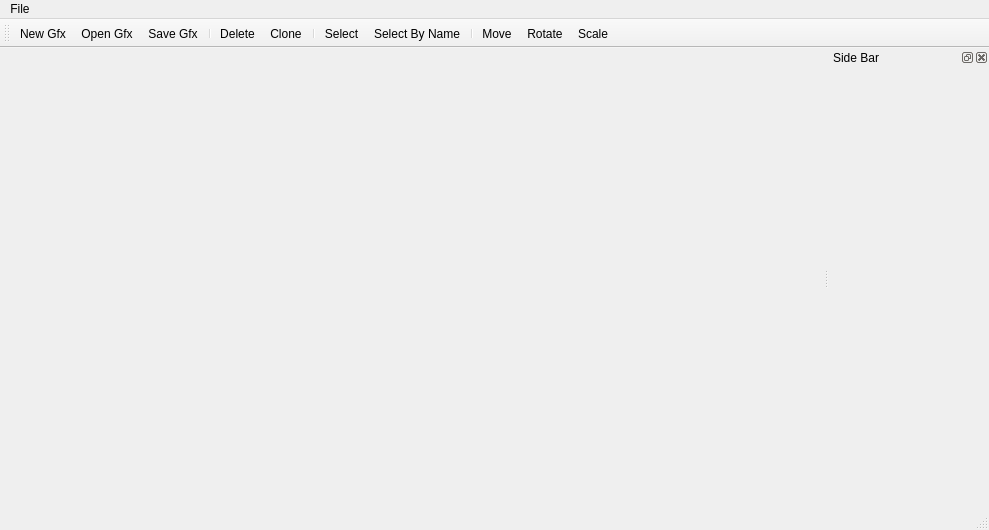
<?xml version="1.0" encoding="UTF-8"?>
<ui version="4.0">
 <class>GfxEditorClass</class>
 <widget class="QMainWindow" name="GfxEditorClass">
  <property name="geometry">
   <rect>
    <x>0</x>
    <y>0</y>
    <width>989</width>
    <height>530</height>
   </rect>
  </property>
  <property name="windowTitle">
   <string>Gfx Editor</string>
  </property>
  <widget class="QWidget" name="centralWidget"/>
  <widget class="QMenuBar" name="menuBar">
   <property name="geometry">
    <rect>
     <x>0</x>
     <y>0</y>
     <width>989</width>
     <height>19</height>
    </rect>
   </property>
   <widget class="QMenu" name="menuFile">
    <property name="title">
     <string>File</string>
    </property>
   </widget>
   <addaction name="menuFile"/>
  </widget>
  <widget class="QToolBar" name="mainToolBar">
   <attribute name="toolBarArea">
    <enum>TopToolBarArea</enum>
   </attribute>
   <attribute name="toolBarBreak">
    <bool>false</bool>
   </attribute>
   <addaction name="actionNew"/>
   <addaction name="actionOpen"/>
   <addaction name="actionSave"/>
   <addaction name="separator"/>
   <addaction name="actionDelete"/>
   <addaction name="actionClone"/>
   <addaction name="separator"/>
   <addaction name="actionObjectSelect"/>
   <addaction name="actionSelectByName"/>
   <addaction name="separator"/>
   <addaction name="actionObjectMove"/>
   <addaction name="actionObjectRotate"/>
   <addaction name="actionObjectScale"/>
  </widget>
  <widget class="QStatusBar" name="statusBar"/>
  <widget class="QDockWidget" name="sideBar">
   <property name="minimumSize">
    <size>
     <width>160</width>
     <height>38</height>
    </size>
   </property>
   <property name="allowedAreas">
    <set>Qt::AllDockWidgetAreas</set>
   </property>
   <property name="windowTitle">
    <string>Side Bar</string>
   </property>
   <attribute name="dockWidgetArea">
    <number>2</number>
   </attribute>
   <widget class="QWidget" name="dockWidgetContents"/>
  </widget>
  <action name="actionNew">
   <property name="icon">
    <iconset resource="resources/editor.qrc">
     <normaloff>:/images/new.png</normaloff>:/images/new.png</iconset>
   </property>
   <property name="text">
    <string>New Gfx</string>
   </property>
   <property name="toolTip">
    <string>Create a effect</string>
   </property>
   <property name="shortcut">
    <string>Ctrl+N</string>
   </property>
  </action>
  <action name="actionOpen">
   <property name="icon">
    <iconset resource="resources/editor.qrc">
     <normaloff>:/images/open.png</normaloff>:/images/open.png</iconset>
   </property>
   <property name="text">
    <string>Open Gfx...</string>
   </property>
   <property name="toolTip">
    <string>Open an existing file</string>
   </property>
   <property name="shortcut">
    <string>Ctrl+O</string>
   </property>
  </action>
  <action name="actionSave">
   <property name="icon">
    <iconset resource="resources/editor.qrc">
     <normaloff>:/images/save.png</normaloff>:/images/save.png</iconset>
   </property>
   <property name="text">
    <string>Save Gfx</string>
   </property>
   <property name="toolTip">
    <string>Save file to disk</string>
   </property>
   <property name="shortcut">
    <string>Ctrl+S</string>
   </property>
  </action>
  <action name="actionExit">
   <property name="text">
    <string>Exit</string>
   </property>
   <property name="toolTip">
    <string>CloseClose this window</string>
   </property>
   <property name="statusTip">
    <string/>
   </property>
   <property name="shortcut">
    <string>Ctrl+W</string>
   </property>
  </action>
  <action name="actionEditUndo">
   <property name="icon">
    <iconset resource="resources/editor.qrc">
     <normaloff>:/images/undo.png</normaloff>:/images/undo.png</iconset>
   </property>
   <property name="text">
    <string>Undo</string>
   </property>
   <property name="shortcut">
    <string>Ctrl+Z</string>
   </property>
  </action>
  <action name="actionEditRedo">
   <property name="icon">
    <iconset resource="resources/editor.qrc">
     <normaloff>:/images/redo.png</normaloff>:/images/redo.png</iconset>
   </property>
   <property name="text">
    <string>Redo</string>
   </property>
   <property name="shortcut">
    <string>Ctrl+Y</string>
   </property>
  </action>
  <action name="actionDelete">
   <property name="icon">
    <iconset resource="resources/editor.qrc">
     <normaloff>:/images/cut.png</normaloff>:/images/cut.png</iconset>
   </property>
   <property name="text">
    <string>Delete</string>
   </property>
   <property name="toolTip">
    <string>Delete(Del)</string>
   </property>
   <property name="statusTip">
    <string>Delete selected objects</string>
   </property>
   <property name="shortcut">
    <string>Del</string>
   </property>
  </action>
  <action name="actionClone">
   <property name="icon">
    <iconset resource="resources/editor.qrc">
     <normaloff>:/images/paste.png</normaloff>:/images/paste.png</iconset>
   </property>
   <property name="text">
    <string>Clone</string>
   </property>
   <property name="toolTip">
    <string>Clone(Ctrl+V)</string>
   </property>
   <property name="shortcut">
    <string>Ctrl+V</string>
   </property>
  </action>
  <action name="actionObjectSelect">
   <property name="checkable">
    <bool>true</bool>
   </property>
   <property name="icon">
    <iconset resource="resources/editor.qrc">
     <normaloff>:/images/select.png</normaloff>:/images/select.png</iconset>
   </property>
   <property name="text">
    <string>Select</string>
   </property>
   <property name="toolTip">
    <string>Select(Q)</string>
   </property>
   <property name="statusTip">
    <string>Select Object</string>
   </property>
   <property name="shortcut">
    <string>Q</string>
   </property>
  </action>
  <action name="actionObjectRotate">
   <property name="checkable">
    <bool>true</bool>
   </property>
   <property name="icon">
    <iconset resource="resources/editor.qrc">
     <normaloff>:/images/rotate.png</normaloff>:/images/rotate.png</iconset>
   </property>
   <property name="text">
    <string>Rotate</string>
   </property>
   <property name="toolTip">
    <string>Rotate(R)</string>
   </property>
   <property name="statusTip">
    <string>Rotate Object</string>
   </property>
   <property name="shortcut">
    <string>R</string>
   </property>
  </action>
  <action name="actionObjectMove">
   <property name="checkable">
    <bool>true</bool>
   </property>
   <property name="icon">
    <iconset resource="resources/editor.qrc">
     <normaloff>:/images/move.png</normaloff>:/images/move.png</iconset>
   </property>
   <property name="text">
    <string>Move</string>
   </property>
   <property name="toolTip">
    <string>Move(E)</string>
   </property>
   <property name="statusTip">
    <string>Move Object</string>
   </property>
   <property name="shortcut">
    <string>E</string>
   </property>
  </action>
  <action name="actionObjectScale">
   <property name="checkable">
    <bool>true</bool>
   </property>
   <property name="icon">
    <iconset resource="resources/editor.qrc">
     <normaloff>:/images/scale.png</normaloff>:/images/scale.png</iconset>
   </property>
   <property name="text">
    <string>Scale</string>
   </property>
   <property name="toolTip">
    <string>Scale(T)</string>
   </property>
   <property name="statusTip">
    <string>Scale Object</string>
   </property>
   <property name="shortcut">
    <string>T</string>
   </property>
  </action>
  <action name="actionAbout">
   <property name="text">
    <string>About</string>
   </property>
  </action>
  <action name="actionSaveAs">
   <property name="text">
    <string>Save Map As...</string>
   </property>
   <property name="shortcut">
    <string>Ctrl+Shift+S</string>
   </property>
  </action>
  <action name="actionCreateTerrain">
   <property name="text">
    <string>Create Terrain</string>
   </property>
  </action>
  <action name="actionUseSelectionCenter">
   <property name="checkable">
    <bool>true</bool>
   </property>
   <property name="checked">
    <bool>false</bool>
   </property>
   <property name="icon">
    <iconset resource="resources/editor.qrc">
     <normaloff>:/images/gizmo_selection_center.png</normaloff>:/images/gizmo_selection_center.png</iconset>
   </property>
   <property name="text">
    <string>Use Selection Center</string>
   </property>
  </action>
  <action name="actionUsePivotCenter">
   <property name="checkable">
    <bool>true</bool>
   </property>
   <property name="checked">
    <bool>true</bool>
   </property>
   <property name="icon">
    <iconset resource="resources/editor.qrc">
     <normaloff>:/images/gizmo_pivot_center.png</normaloff>:/images/gizmo_pivot_center.png</iconset>
   </property>
   <property name="text">
    <string>Use Pivot Center</string>
   </property>
  </action>
  <action name="actionUseTransformCenter">
   <property name="checkable">
    <bool>true</bool>
   </property>
   <property name="icon">
    <iconset resource="resources/editor.qrc">
     <normaloff>:/images/gizmo_transform_center.png</normaloff>:/images/gizmo_transform_center.png</iconset>
   </property>
   <property name="text">
    <string>Use Transform Center</string>
   </property>
  </action>
  <action name="actionSnapToGrid">
   <property name="checkable">
    <bool>true</bool>
   </property>
   <property name="checked">
    <bool>true</bool>
   </property>
   <property name="icon">
    <iconset resource="resources/editor.qrc">
     <normaloff>:/images/snap_to_grid.png</normaloff>:/images/snap_to_grid.png</iconset>
   </property>
   <property name="text">
    <string>Snap To Grid</string>
   </property>
  </action>
  <action name="actionSnapToAngle">
   <property name="checkable">
    <bool>true</bool>
   </property>
   <property name="checked">
    <bool>true</bool>
   </property>
   <property name="icon">
    <iconset resource="resources/editor.qrc">
     <normaloff>:/images/snap_to_angle.png</normaloff>:/images/snap_to_angle.png</iconset>
   </property>
   <property name="text">
    <string>Snap To Angle</string>
   </property>
  </action>
  <action name="actionSelectByName">
   <property name="icon">
    <iconset resource="resources/editor.qrc">
     <normaloff>:/images/select_by_name.png</normaloff>:/images/select_by_name.png</iconset>
   </property>
   <property name="text">
    <string>Select By Name</string>
   </property>
  </action>
  <action name="actionLayer">
   <property name="icon">
    <iconset resource="resources/editor.qrc">
     <normaloff>:/images/layer.png</normaloff>:/images/layer.png</iconset>
   </property>
   <property name="text">
    <string>Layer</string>
   </property>
  </action>
  <action name="actionAbout_Qt">
   <property name="text">
    <string>About Qt</string>
   </property>
  </action>
  <action name="actionSelectAll">
   <property name="text">
    <string>Select All</string>
   </property>
   <property name="shortcut">
    <string>Ctrl+A</string>
   </property>
  </action>
  <action name="actionSelectNone">
   <property name="text">
    <string>Select None</string>
   </property>
   <property name="shortcut">
    <string>Ctrl+D</string>
   </property>
  </action>
  <action name="actionSelectInvert">
   <property name="text">
    <string>Select Invert</string>
   </property>
   <property name="shortcut">
    <string>Ctrl+I</string>
   </property>
  </action>
 </widget>
 <layoutdefault spacing="6" margin="11"/>
 <resources>
  <include location="resources/editor.qrc"/>
 </resources>
 <connections/>
</ui>
